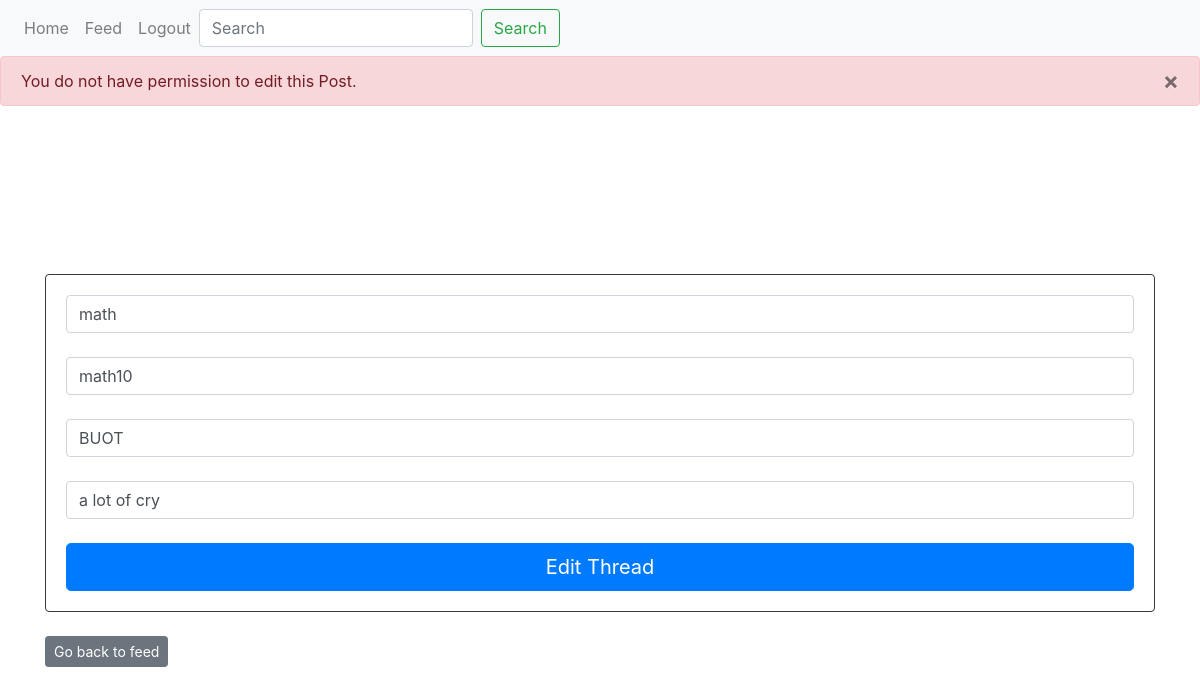
Page /edit-post/4 (signed in) on the committed database.
### website/models.py (models this page shows)
class Post(db.Model):
    id = db.Column(db.Integer, primary_key=True)
    department = db.Column(db.String(100))
    course_code = db.Column(db.String(100))
    professor = db.Column(db.String(100))
    post = db.Column(db.String(10000))
    date = db.Column(db.DateTime(timezone=True), default=func.now())
    author = db.Column(db.Integer, db.ForeignKey('user.id', ondelete="CASCADE"), nullable=False)
    comments = db.relationship('Comment', backref='post', passive_deletes=True)

### website/views.py (the view, shortened to what this page needs)
@views.route("/edit-post/<id>", methods=['GET','POST'])
@login_required
def edit_post(id):
    post = Post.query.filter_by(id=id).first()
    if not post:
            flash('Post does not exist.', category='error')
    elif current_user.id != post.author:
        flash('You do not have permission to edit this Post.', category='error')
    return render_template("edit_post.html", user=current_user, post=post)

### website/__init__.py (called while the page is built)
def create_app():
    app = Flask(__name__)
    app.config['SECRET_KEY'] = 'secretkey'
    app.config['SQLALCHEMY_DATABASE_URI'] = f'sqlite:///{DB_NAME}'
    db.init_app(app)
    from .views import views
    from .auth import auth
    app.register_blueprint(views, url_prefix="/")
    app.register_blueprint(auth, url_prefix="/")
    from .models import User, Post, Comment
    create_database(app)
    login_manager = LoginManager()
    login_manager.login_view = 'views.home'
    login_manager.init_app(app)
    @login_manager.user_loader
    def load_user(id):
        return User.query.get(int(id))
    return app

### website/templates/edit_post.html (shortened to what this page needs)
{% extends "base.html" %}
{% block content %}
  <link rel="stylesheet" type="text/css" href="{{ url_for('static', filename='edit_post.css') }}">
<br></br>
<h1 style="color:white; text-align:center;">Edit Post</h1>
<br></br>
<div class="card-body card border-dark">
<form method="POST">
  <input type="text" id="text" name="department" class="form-control" placeholder="Department" value="{{ post.department }}" />
  <br />
  <input type="text" id="text" name="course_code" class="form-control" placeholder="Course Code" value="{{ post.course_code }}" />
  <br />
  <input type="text" id="text" name="professor" class="form-control" placeholder="Professor (LASTNAME, Firstname)" value="{{ post.professor }}" />
  <br />
  <input name="post" id="text" class="form-control" placeholder="Post" value="{{ post.post }}" ></input>
  <br />
    <div align="center">
      <button type="submit" class="btn btn-lg btn-primary btn-block">Edit Thread</button>
    </div>
  </form>
  </div>
  <br>
  <div>
  <a href="/feed" class="btn btn-secondary btn-sm">Go back to feed</a>
  </div>
  {% endblock %}

### website/static/edit_post.css (style rules this page uses)
body { background-image: url('/static/images/background.jpg'); background-repeat: no-repeat; background-size: cover; }

### rows in the picture
Post: department "math", course_code "math10", professor "BUOT", post "a lot of cry"

### other values in the picture
{{ message }} "You do not have permission to edit this Post."
